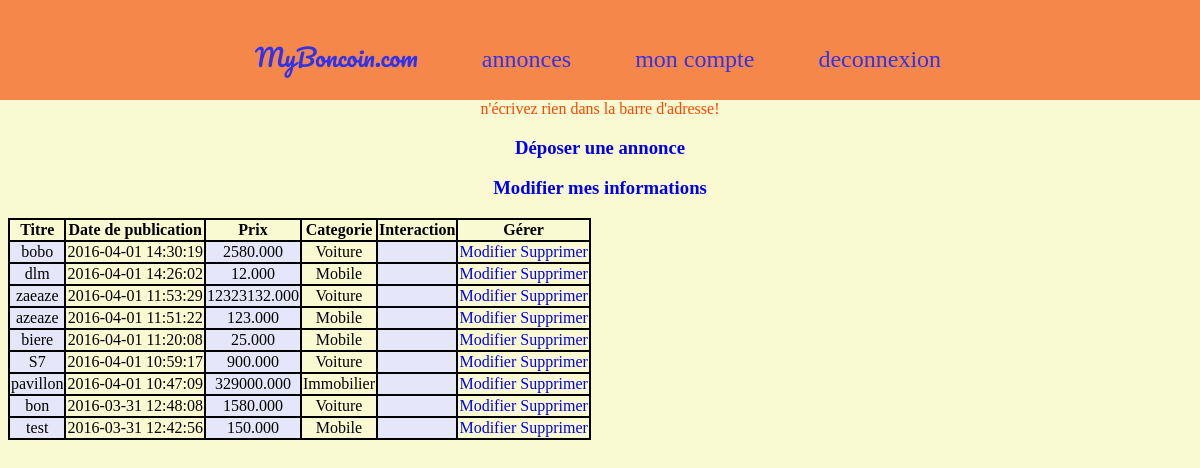
Page /dashboard.php?error=8 (signed in) on the committed database.
### tables this page shows
CREATE TABLE IF NOT EXISTS `annonce` (
  `id_annonce` int(11) NOT NULL AUTO_INCREMENT,
  `titre` varchar(128) NOT NULL,
  `description` text NOT NULL,
  `url_photo` varchar(1024) DEFAULT NULL,
  `date_publication` datetime NOT NULL,
  `prix` decimal(15,3) NOT NULL,
  `active` tinyint(1) DEFAULT NULL,
  `id_utilisateur` int(11) NOT NULL,
  `id_categorie` int(11) NOT NULL,
  `id_commune` int(11) DEFAULT NULL,
  PRIMARY KEY (`id_annonce`),
  KEY `FK_annonce_id_utilisateur` (`id_utilisateur`),
  KEY `FK_annonce_id_categorie` (`id_categorie`),
  KEY `FK_annonce_id_commune` (`id_commune`)
);

CREATE TABLE IF NOT EXISTS `categorie` (
  `id_categorie` int(11) NOT NULL AUTO_INCREMENT,
  `libelle_categorie` varchar(50) NOT NULL,
  PRIMARY KEY (`id_categorie`)
);

### includes/models/annonces.php (called while the page is built, shortened)
<?php
require_once __DIR__.'/db.php';
function findAnnonceByIdUser($id_user){
    global $db;
    $sql = "SELECT a.*, c.libelle_categorie FROM annonce a
            inner join categorie c on a.id_categorie = c.id_categorie
            WHERE a.id_utilisateur = $id_user ORDER BY date_publication DESC";
    return execute($db,$sql);
}

### includes/models/db.php (called while the page is built, shortened)
<?php
function execute($db,$sql,$count = false) {
    global $db;
    $res_req = mysqli_query($db,$sql) ;
    return $res_req;
}

### dashboard.php (the view, shortened to what this page needs)
<?php
require_once 'header.php';
require_once 'functions.php';
require_once 'db_connect.php';
require_once 'includes/models/annonces.php';
$code_erreur = isset($_GET['error']) ? $_GET['error']: false;
$code_success = isset($_GET['success']) ? $_GET['success']: false;
$id = isset($_GET['id']) ? $_GET['id']: false;
$annonces = findAnnonceByIdUser($_SESSION['id_utilisateur'], 0,4);
?>
    <div class="container">
<?php echo displayMessage($code_erreur,$code_success,$id) ?>
        <h3><a href="depoannonce.php"> Déposer une annonce</a></h3>
        <h3><a href="moncompte.php">Modifier mes informations</a></h3>
        <?php if(mysqli_num_rows($annonces)>0): ?>
                    <table>
                        <thead>
                        <tr>
                            <th>Titre</th>
                            <th>Date de publication</th>
                            <th>Prix</th>
                            <th>Categorie</th>
                            <th>Interaction</th>
                            <th>Gérer</th>
                        </tr>
                        </thead>
                        <tbody>
                        <?php
                        while($annonce = mysqli_fetch_assoc($annonces)) : ?>
                            <tr>
                                <td><?=$annonce['titre'];?></td>
                                <td><?=$annonce['date_publication'];?></td>
                                <td><?=$annonce['prix'];?></td>
                                <td><?=$annonce['libelle_categorie'];?></td>
                                <td></td>
                                 <td><a href="modifier.php?id_annonce=<?=
                                     $annonce['id_annonce'];?>">Modifier</a>
                                    <a href="delete.php?id_annonce=<?=
                                    $annonce['id_annonce'];?>">Supprimer</a>
                                 </td>
                            </tr>
                        <?php endwhile;
                        ?>
                        <?php endif; ?>
                    </tbody>
                </table>
            </div>
    </body>
</html>

### css/style.css (style rules this page uses)
body { font-family: "Arial Black"; background-color: lightgoldenrodyellow; }
.container { margin:auto; margin-top: 100px; text-align: center; }
a:link { text-decoration: none; }
table { border: 2px solid #000000; border-collapse:collapse; }
th { border: 2px solid #000000; }
td:nth-child(2n+1) { background-color:lavender; }
td { border: 2px solid #000000; }

### header.php (style rules this page uses)
.container { margin:auto; margin-top: 100px; text-align: center; }

### rows in the picture
annonce: titre "bobo", date_publication "2016-04-01 14:30:19", prix "2580.000", id_categorie.libelle_categorie "Voiture"
annonce: titre "dlm", date_publication "2016-04-01 14:26:02", prix "12.000", id_categorie.libelle_categorie "Mobile"
annonce: titre "zaeaze", date_publication "2016-04-01 11:53:29", prix "12323132.000", id_categorie.libelle_categorie "Voiture"
annonce: titre "azeaze", date_publication "2016-04-01 11:51:22", prix "123.000", id_categorie.libelle_categorie "Mobile"
annonce: titre "biere", date_publication "2016-04-01 11:20:08", prix "25.000", id_categorie.libelle_categorie "Mobile"
annonce: titre "S7", date_publication "2016-04-01 10:59:17", prix "900.000", id_categorie.libelle_categorie "Voiture"
annonce: titre "pavillon", date_publication "2016-04-01 10:47:09", prix "329000.000", id_categorie.libelle_categorie "Immobilier"
annonce: titre "bon", date_publication "2016-03-31 12:48:08", prix "1580.000", id_categorie.libelle_categorie "Voiture"
annonce: titre "test", date_publication "2016-03-31 12:42:56", prix "150.000", id_categorie.libelle_categorie "Mobile"

### other values in the picture
displayMessage($code_erreur,$code_success,$id) "n'écrivez rien dans la barre d'adresse!"
